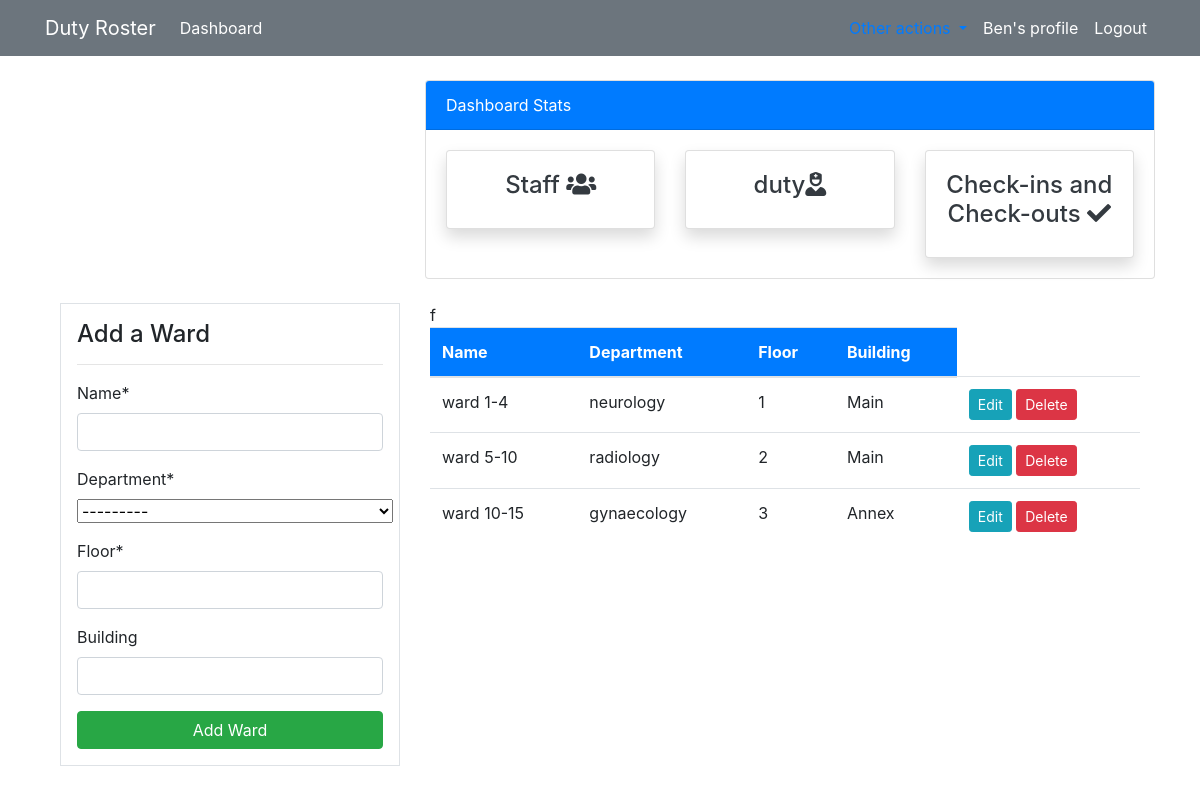
The app's page /ward/ (signed in) with its own data.
### roster/models.py (models this page shows, shortened)
class Ward(models.Model):
    name = models.CharField(max_length=40)
    floor = models.PositiveBigIntegerField()
    department = models.CharField(max_length=40, choices=DEPARTMENT)
    building = models.CharField(max_length=30, null=True,blank=True)
    class Meta:
        verbose_name_plural = 'Ward'

### roster/views.py (the view)
# urls.py: path('ward/', views.ward, name='dashboard-ward'),
def ward(request):
    rooms = Ward.objects.all()
    if request.method == "POST":
        form = WardForm(request.POST)
        if form.is_valid():
            form.save()
            ward_name = form.cleaned_data.get('name')#gets the name from the form so and stores in variable duty_name
            messages.success(request, f' {ward_name} has been added')
            return redirect('dashboard-ward')
    else:
        form = WardForm()
    context= {
        'rooms':rooms,
        'form':form,
    }
    return render(request,'dashboard/ward.html',context )

### roster/forms.py
class WardForm(forms.ModelForm):
    class Meta:
        model= Ward
        fields = ['name','department','floor','building']

### templates/dashboard/ward.html (shortened to what this page needs)
{% extends "partials/base.html" %}
  {% load crispy_forms_tags %}
  {% block content%}
  {% include 'partials/topnav.html' %}
   <div class="container">
    <div class="row my-4">
        <div class="col-md-4">
            <div class="border bg-white p-3">
                <h4>Add a Ward</h4>
                <hr>
                <form method="POST">
                    {{ form|crispy}}
                    <input class="btn btn-success btn-block" type="submit" value="Add Ward">
                </form>
            </div>
        </div>
        <div class="col-md-8">
            <table class="table bg-white">
                <thead class="bg-primary">
                    <tr class="text-white">
                        <th scope="col">Name</th>
                        <th scope="col">Department</th>
                        <th scope="col">Floor</th>
                        <th scope="col">Building</th>f
                    </tr>
                </thead>
                <tbody>
                    {% for room in rooms %}
                    <tr>
                        <td>{{ room.name}}</td>
                        <td>{{ room.department}}</td>
                        <td>{{ room.floor }}</td>
                        <td>{{ room.building }}</td>
                        <td>
                            <a class="btn btn-info btn-sm" href="{% url 'dashboard-ward-update' room.id %}">Edit</a>
                            <a class="btn btn-danger btn-sm" href="{% url 'dashboard-ward-delete' room.id %}">Delete</a>
                        </td>
                    </tr>
                    {% endfor %}
                </tbody>
            </table>
        </div>
    </div>
</div>
{% endblock %}

### templates/partials/usernav.html (shortened to what this page needs)
  <nav class="navbar navbar-expand-lg navbar-info bg-secondary">
    <div class="container">
        <a class="navbar-brand text-white" href="">Duty Roster</a>
        <div class="collapse navbar-collapse" id="navbarSupportedContent">
            <ul class="navbar-nav mr-auto">
                <li class="nav-item active">
                    <a class="nav-link text-white"href="{% url 'dashboard-index' %}">Dashboard </a>
                </li>
            </ul>
            <ul class="navbar-nav ml-auto">
                <li class="nav-item active">
                    <li class="nav-item dropdown">
                        <a class="nav-link dropdown-toggle" href="#" id="navbarDropdownMenuLink" data-toggle="dropdown" aria-haspopup="true" aria-expanded="false">
                        </a>
                      </li>
                     <a class="nav-link text-white" href="{% url 'user-profile' %}"
                        <span class="sr-only">{{ user.username }}'s profile</span></a>
                </li>
                <li class="nav-item">
                    <a class="nav-link text-white" href="{% url 'user-logout' %}">Logout</a>
                </li>
            </ul>
        </div>
    </div>
</nav>

### records on screen
Ward: name "ward 1-4", department "neurology", floor "1", building "Main"
Ward: name "ward 5-10", department "radiology", floor "2", building "Main"
Ward: name "ward 10-15", department "gynaecology", floor "3", building "Annex"

### other values on screen
{{ user.username }} "Ben"
